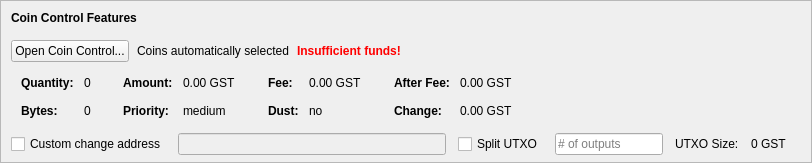
    <widget class="QFrame" name="frameCoinControl">
     <property name="sizePolicy">
      <sizepolicy hsizetype="Expanding" vsizetype="Expanding">
       <horstretch>0</horstretch>
       <verstretch>0</verstretch>
      </sizepolicy>
     </property>
     <property name="maximumSize">
      <size>
       <width>16777215</width>
       <height>16777215</height>
      </size>
     </property>
     <property name="frameShape">
      <enum>QFrame::StyledPanel</enum>
     </property>
     <property name="frameShadow">
      <enum>QFrame::Sunken</enum>
     </property>
     <layout class="QVBoxLayout" name="verticalLayoutCoinControl2">
      <property name="spacing">
       <number>0</number>
      </property>
      <property name="leftMargin">
       <number>0</number>
      </property>
      <property name="topMargin">
       <number>0</number>
      </property>
      <property name="rightMargin">
       <number>0</number>
      </property>
      <property name="bottomMargin">
       <number>6</number>
      </property>
      <item>
       <layout class="QVBoxLayout" name="verticalLayoutCoinControl" stretch="0,0,0,0,1">
        <property name="spacing">
         <number>0</number>
        </property>
        <property name="leftMargin">
         <number>10</number>
        </property>
        <property name="topMargin">
         <number>10</number>
        </property>
        <item>
         <layout class="QHBoxLayout" name="horizontalLayoutCoinControl1">
          <property name="bottomMargin">
           <number>15</number>
          </property>
          <item>
           <widget class="QLabel" name="labelCoinControlFeatures">
            <property name="sizePolicy">
             <sizepolicy hsizetype="Preferred" vsizetype="Maximum">
              <horstretch>0</horstretch>
              <verstretch>0</verstretch>
             </sizepolicy>
            </property>
            <property name="font">
             <font>
              <weight>75</weight>
              <bold>true</bold>
             </font>
            </property>
            <property name="styleSheet">
             <string notr="true">font-weight:bold;</string>
            </property>
            <property name="text">
             <string>Coin Control Features</string>
            </property>
           </widget>
          </item>
         </layout>
        </item>
        <item>
         <layout class="QHBoxLayout" name="horizontalLayoutCoinControl2" stretch="0,0,0,0">
          <property name="spacing">
           <number>8</number>
          </property>
          <property name="bottomMargin">
           <number>10</number>
          </property>
          <item>
           <widget class="QPushButton" name="pushButtonCoinControl">
            <property name="styleSheet">
             <string notr="true"/>
            </property>
            <property name="text">
             <string>Open Coin Control...</string>
            </property>
            <property name="autoDefault">
             <bool>false</bool>
            </property>
           </widget>
          </item>
          <item>
           <widget class="QLabel" name="labelCoinControlAutomaticallySelected">
            <property name="text">
             <string>Coins automatically selected</string>
            </property>
            <property name="margin">
             <number>5</number>
            </property>
           </widget>
          </item>
          <item>
           <widget class="QLabel" name="labelCoinControlInsuffFunds">
            <property name="font">
             <font>
              <weight>75</weight>
              <bold>true</bold>
             </font>
            </property>
            <property name="styleSheet">
             <string notr="true">color:red;font-weight:bold;</string>
            </property>
            <property name="text">
             <string>Insufficient funds!</string>
            </property>
            <property name="margin">
             <number>5</number>
            </property>
           </widget>
          </item>
          <item>
           <spacer name="horizontalSpacerCoinControl">
            <property name="orientation">
             <enum>Qt::Horizontal</enum>
            </property>
            <property name="sizeHint" stdset="0">
             <size>
              <width>40</width>
              <height>1</height>
             </size>
            </property>
           </spacer>
          </item>
         </layout>
        </item>
        <item>
         <widget class="QWidget" name="widgetCoinControl" native="true">
          <property name="sizePolicy">
           <sizepolicy hsizetype="Preferred" vsizetype="Preferred">
            <horstretch>0</horstretch>
            <verstretch>0</verstretch>
           </sizepolicy>
          </property>
          <property name="minimumSize">
           <size>
            <width>0</width>
            <height>0</height>
           </size>
          </property>
          <property name="styleSheet">
           <string notr="true"/>
          </property>
          <layout class="QHBoxLayout" name="horizontalLayoutCoinControl5">
           <property name="leftMargin">
            <number>0</number>
           </property>
           <property name="topMargin">
            <number>0</number>
           </property>
           <property name="rightMargin">
            <number>0</number>
           </property>
           <property name="bottomMargin">
            <number>0</number>
           </property>
           <item>
            <layout class="QHBoxLayout" name="horizontalLayoutCoinControl3" stretch="0,0,0,1">
             <property name="spacing">
              <number>20</number>
             </property>
             <property name="topMargin">
              <number>0</number>
             </property>
             <property name="bottomMargin">
              <number>10</number>
             </property>
             <item>
              <layout class="QFormLayout" name="formLayoutCoinControl1">
               <property name="horizontalSpacing">
                <number>10</number>
               </property>
               <property name="verticalSpacing">
                <number>14</number>
               </property>
               <property name="leftMargin">
                <number>10</number>
               </property>
               <property name="topMargin">
                <number>4</number>
               </property>
               <property name="rightMargin">
                <number>6</number>
               </property>
               <item row="0" column="0">
                <widget class="QLabel" name="labelCoinControlQuantityText">
                 <property name="font">
                  <font>
                   <weight>75</weight>
                   <bold>true</bold>
                  </font>
                 </property>
                 <property name="text">
                  <string>Quantity:</string>
                 </property>
                 <property name="margin">
                  <number>0</number>
                 </property>
                </widget>
               </item>
               <item row="0" column="1">
                <widget class="QLabel" name="labelCoinControlQuantity">
                 <property name="cursor">
                  <cursorShape>IBeamCursor</cursorShape>
                 </property>
                 <property name="contextMenuPolicy">
                  <enum>Qt::ActionsContextMenu</enum>
                 </property>
                 <property name="text">
                  <string notr="true">0</string>
                 </property>
                 <property name="margin">
                  <number>0</number>
                 </property>
                 <property name="textInteractionFlags">
                  <set>Qt::LinksAccessibleByMouse|Qt::TextSelectableByKeyboard|Qt::TextSelectableByMouse</set>
                 </property>
                </widget>
               </item>
               <item row="1" column="0">
                <widget class="QLabel" name="labelCoinControlBytesText">
                 <property name="font">
                  <font>
                   <weight>75</weight>
                   <bold>true</bold>
                  </font>
                 </property>
                 <property name="text">
                  <string>Bytes:</string>
                 </property>
                </widget>
               </item>
               <item row="1" column="1">
                <widget class="QLabel" name="labelCoinControlBytes">
                 <property name="cursor">
                  <cursorShape>IBeamCursor</cursorShape>
                 </property>
                 <property name="contextMenuPolicy">
                  <enum>Qt::ActionsContextMenu</enum>
                 </property>
                 <property name="text">
                  <string notr="true">0</string>
                 </property>
                 <property name="textInteractionFlags">
                  <set>Qt::LinksAccessibleByMouse|Qt::TextSelectableByKeyboard|Qt::TextSelectableByMouse</set>
                 </property>
                </widget>
               </item>
              </layout>
             </item>
             <item>
              <layout class="QFormLayout" name="formLayoutCoinControl2">
               <property name="horizontalSpacing">
                <number>10</number>
               </property>
               <property name="verticalSpacing">
                <number>14</number>
               </property>
               <property name="leftMargin">
                <number>6</number>
               </property>
               <property name="topMargin">
                <number>4</number>
               </property>
               <property name="rightMargin">
                <number>6</number>
               </property>
               <item row="0" column="0">
                <widget class="QLabel" name="labelCoinControlAmountText">
                 <property name="font">
                  <font>
                   <weight>75</weight>
                   <bold>true</bold>
                  </font>
                 </property>
                 <property name="text">
                  <string>Amount:</string>
                 </property>
                 <property name="margin">
                  <number>0</number>
                 </property>
                </widget>
               </item>
               <item row="0" column="1">
                <widget class="QLabel" name="labelCoinControlAmount">
                 <property name="cursor">
                  <cursorShape>IBeamCursor</cursorShape>
                 </property>
                 <property name="contextMenuPolicy">
                  <enum>Qt::ActionsContextMenu</enum>
                 </property>
                 <property name="text">
                  <string notr="true">0.00 GST</string>
                 </property>
                 <property name="textInteractionFlags">
                  <set>Qt::LinksAccessibleByMouse|Qt::TextSelectableByKeyboard|Qt::TextSelectableByMouse</set>
                 </property>
                </widget>
               </item>
               <item row="1" column="0">
                <widget class="QLabel" name="labelCoinControlPriorityText">
                 <property name="font">
                  <font>
                   <weight>75</weight>
                   <bold>true</bold>
                  </font>
                 </property>
                 <property name="text">
                  <string>Priority:</string>
                 </property>
                </widget>
               </item>
               <item row="1" column="1">
                <widget class="QLabel" name="labelCoinControlPriority">
                 <property name="cursor">
                  <cursorShape>IBeamCursor</cursorShape>
                 </property>
                 <property name="contextMenuPolicy">
                  <enum>Qt::ActionsContextMenu</enum>
                 </property>
                 <property name="text">
                  <string>medium</string>
                 </property>
                 <property name="textInteractionFlags">
                  <set>Qt::LinksAccessibleByMouse|Qt::TextSelectableByKeyboard|Qt::TextSelectableByMouse</set>
                 </property>
                </widget>
               </item>
              </layout>
             </item>
             <item>
              <layout class="QFormLayout" name="formLayoutCoinControl3">
               <property name="horizontalSpacing">
                <number>10</number>
               </property>
               <property name="verticalSpacing">
                <number>14</number>
               </property>
               <property name="leftMargin">
                <number>6</number>
               </property>
               <property name="topMargin">
                <number>4</number>
               </property>
               <property name="rightMargin">
                <number>6</number>
               </property>
               <item row="0" column="0">
                <widget class="QLabel" name="labelCoinControlFeeText">
                 <property name="font">
                  <font>
                   <weight>75</weight>
                   <bold>true</bold>
                  </font>
                 </property>
                 <property name="text">
                  <string>Fee:</string>
                 </property>
                 <property name="margin">
                  <number>0</number>
                 </property>
                </widget>
               </item>
               <item row="0" column="1">
                <widget class="QLabel" name="labelCoinControlFee">
                 <property name="cursor">
                  <cursorShape>IBeamCursor</cursorShape>
                 </property>
                 <property name="contextMenuPolicy">
                  <enum>Qt::ActionsContextMenu</enum>
                 </property>
                 <property name="text">
                  <string notr="true">0.00 GST</string>
                 </property>
                 <property name="textInteractionFlags">
                  <set>Qt::LinksAccessibleByMouse|Qt::TextSelectableByKeyboard|Qt::TextSelectableByMouse</set>
                 </property>
                </widget>
               </item>
               <item row="1" column="0">
                <widget class="QLabel" name="labelCoinControlLowOutputText">
                 <property name="font">
                  <font>
                   <weight>75</weight>
                   <bold>true</bold>
                  </font>
                 </property>
                 <property name="text">
                  <string>Dust:</string>
                 </property>
                </widget>
               </item>
               <item row="1" column="1">
                <widget class="QLabel" name="labelCoinControlLowOutput">
                 <property name="cursor">
                  <cursorShape>IBeamCursor</cursorShape>
                 </property>
                 <property name="contextMenuPolicy">
                  <enum>Qt::ActionsContextMenu</enum>
                 </property>
                 <property name="text">
                  <string>no</string>
                 </property>
                 <property name="textInteractionFlags">
                  <set>Qt::LinksAccessibleByMouse|Qt::TextSelectableByKeyboard|Qt::TextSelectableByMouse</set>
                 </property>
                </widget>
               </item>
              </layout>
             </item>
             <item>
              <layout class="QFormLayout" name="formLayoutCoinControl4">
               <property name="horizontalSpacing">
                <number>10</number>
               </property>
               <property name="verticalSpacing">
                <number>14</number>
               </property>
               <property name="leftMargin">
                <number>6</number>
               </property>
               <property name="topMargin">
                <number>4</number>
               </property>
               <property name="rightMargin">
                <number>6</number>
               </property>
               <item row="0" column="0">
                <widget class="QLabel" name="labelCoinControlAfterFeeText">
                 <property name="font">
                  <font>
                   <weight>75</weight>
                   <bold>true</bold>
                  </font>
                 </property>
                 <property name="text">
                  <string>After Fee:</string>
                 </property>
                 <property name="margin">
                  <number>0</number>
                 </property>
                </widget>
               </item>
               <item row="0" column="1">
                <widget class="QLabel" name="labelCoinControlAfterFee">
                 <property name="cursor">
                  <cursorShape>IBeamCursor</cursorShape>
                 </property>
                 <property name="contextMenuPolicy">
                  <enum>Qt::ActionsContextMenu</enum>
                 </property>
                 <property name="text">
                  <string notr="true">0.00 GST</string>
                 </property>
                 <property name="textInteractionFlags">
                  <set>Qt::LinksAccessibleByMouse|Qt::TextSelectableByKeyboard|Qt::TextSelectableByMouse</set>
                 </property>
                </widget>
               </item>
               <item row="1" column="0">
                <widget class="QLabel" name="labelCoinControlChangeText">
                 <property name="font">
                  <font>
                   <weight>75</weight>
                   <bold>true</bold>
                  </font>
                 </property>
                 <property name="text">
                  <string>Change:</string>
                 </property>
                </widget>
               </item>
               <item row="1" column="1">
                <widget class="QLabel" name="labelCoinControlChange">
                 <property name="cursor">
                  <cursorShape>IBeamCursor</cursorShape>
                 </property>
                 <property name="contextMenuPolicy">
                  <enum>Qt::ActionsContextMenu</enum>
                 </property>
                 <property name="text">
                  <string notr="true">0.00 GST</string>
                 </property>
                 <property name="textInteractionFlags">
                  <set>Qt::LinksAccessibleByMouse|Qt::TextSelectableByKeyboard|Qt::TextSelectableByMouse</set>
                 </property>
                </widget>
               </item>
              </layout>
             </item>
            </layout>
           </item>
          </layout>
         </widget>
        </item>
        <item>
         <layout class="QHBoxLayout" name="horizontalLayoutCoinControl4" stretch="0,0,0,0,0,0,0">
          <property name="spacing">
           <number>12</number>
          </property>
          <property name="sizeConstraint">
           <enum>QLayout::SetDefaultConstraint</enum>
          </property>
          <property name="topMargin">
           <number>5</number>
          </property>
          <property name="rightMargin">
           <number>5</number>
          </property>
          <item>
           <widget class="QCheckBox" name="checkBoxCoinControlChange">
            <property name="toolTip">
             <string>If this is activated, but the change address is empty or invalid, change will be sent to a newly generated address.</string>
            </property>
            <property name="text">
             <string>Custom change address</string>
            </property>
           </widget>
          </item>
          <item>
           <widget class="QValidatedLineEdit" name="lineEditCoinControlChange">
            <property name="enabled">
             <bool>false</bool>
            </property>
            <property name="sizePolicy">
             <sizepolicy hsizetype="Expanding" vsizetype="Fixed">
              <horstretch>0</horstretch>
              <verstretch>0</verstretch>
             </sizepolicy>
            </property>
           </widget>
          </item>
          <item>
           <widget class="QCheckBox" name="splitBlockCheckBox">
            <property name="text">
             <string>Split UTXO</string>
            </property>
           </widget>
          </item>
          <item>
           <widget class="QLineEdit" name="splitBlockLineEdit">
            <property name="sizePolicy">
             <sizepolicy hsizetype="Fixed" vsizetype="Fixed">
              <horstretch>50</horstretch>
              <verstretch>0</verstretch>
             </sizepolicy>
            </property>
            <property name="placeholderText">
             <string># of outputs</string>
            </property>
           </widget>
          </item>
          <item>
           <widget class="QLabel" name="labelBlockSizeText">
            <property name="text">
             <string>UTXO Size:</string>
            </property>
           </widget>
          </item>
          <item>
           <widget class="QLabel" name="labelBlockSize">
            <property name="text">
             <string>0 GST</string>
            </property>
           </widget>
          </item>
          <item>
           <widget class="QLabel" name="labelCoinControlChangeLabel">
            <property name="sizePolicy">
             <sizepolicy hsizetype="Preferred" vsizetype="Expanding">
              <horstretch>0</horstretch>
              <verstretch>0</verstretch>
             </sizepolicy>
            </property>
            <property name="minimumSize">
             <size>
              <width>0</width>
              <height>0</height>
             </size>
            </property>
            <property name="text">
             <string/>
            </property>
            <property name="margin">
             <number>3</number>
            </property>
           </widget>
          </item>
         </layout>
        </item>
        <item>
         <spacer name="verticalSpacerCoinControl">
          <property name="orientation">
           <enum>Qt::Vertical</enum>
          </property>
          <property name="sizeHint" stdset="0">
           <size>
            <width>800</width>
            <height>1</height>
           </size>
          </property>
         </spacer>
        </item>
       </layout>
      </item>
     </layout>
    </widget>
